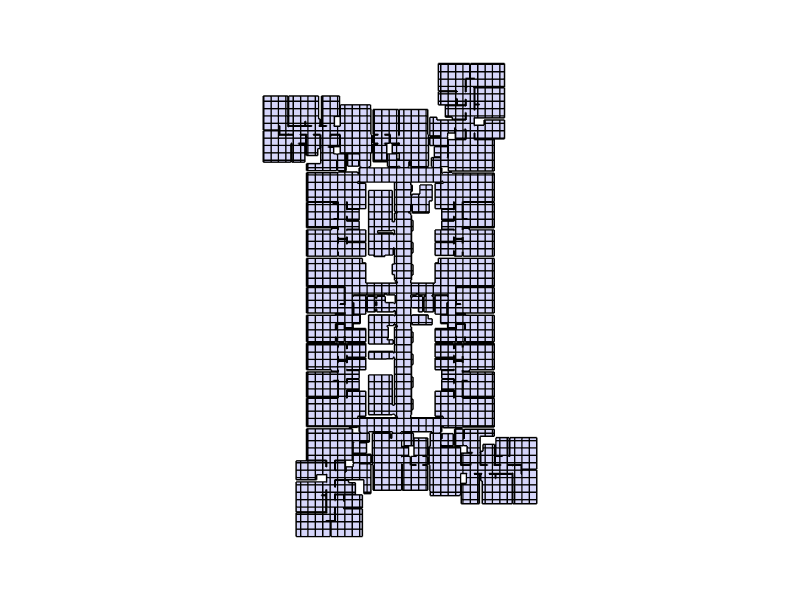

The cell this chart's notebook holds for it:
### Markdown cell above
## 12. Show Shell

### Code cell
Topology.Show(shell,
              camera          = [0, 0, 6],
              faceColor       = [210, 210, 250],
              faceOpacity     = 0.9,
              edgeColor       = "black",
              edgeWidth       = 3,
              showVertices    = False,
              backgroundColor = "white",
              width           = 800,
              height          = 600,
              renderer        = renderer)

### Figure 1 — Plotly figure (JSON) as saved in the notebook; plotly's stock layout.template omitted (floating-point values rounded to 4 significant figures; data arrays with more than 128 entries replaced by an {"elided": "..."} marker saying what was removed)
{"data": [{"hoverinfo": "text", "hovertext": {"elided": "18453 str values"}, "legendgroup": "2", "legendrank": 2, "line": {"color": "#000000", "width": 3}, "mode": "lines", "name": "1: Untitled (Edges)", "showlegend": false, "type": "scatter3d", "x": {"elided": "18453 float values"}, "y": {"elided": "18453 float values"}, "z": {"elided": "18453 int values"}}, {"cmax": 1, "cmin": 0, "color": "#D2D2FA", "colorscale": [[0, "#440154"], [0.1111, "#482878"], [0.2222, "#3e4989"], [0.3333, "#31688e"], [0.4444, "#26828e"], [0.5556, "#1f9e89"], [0.6667, "#35b779"], [0.7778, "#6ece58"], [0.8889, "#b5de2b"], [1, "#fde725"]], "flatshading": true, "hoverinfo": "text", "hovertext": "", "i": {"elided": "5434 int values"}, "j": {"elided": "5434 int values"}, "k": {"elided": "5434 int values"}, "legendgroup": "3", "legendrank": 3, "lighting": {"facenormalsepsilon": 0}, "name": "1: Untitled (Faces)", "opacity": 0.9, "showlegend": false, "showscale": false, "text": "", "type": "mesh3d", "x": {"elided": "6741 float values"}, "y": {"elided": "6741 float values"}, "z": {"elided": "6741 int values"}}], "layout": {"autosize": true, "height": 600, "margin": {"b": 40, "l": 40, "r": 40, "t": 40}, "paper_bgcolor": "#FFFFFF", "plot_bgcolor": "#FFFFFF", "scene": {"aspectmode": "data", "camera": {"center": {"x": 0, "y": 0, "z": 0}, "eye": {"x": 0, "y": 0, "z": 6}, "projection": {"type": "perspective"}, "up": {"x": 0, "y": 0, "z": 1}}, "xaxis": {"visible": false}, "yaxis": {"visible": false}, "zaxis": {"visible": false}}, "showlegend": true, "width": 800, "xaxis": {"showgrid": false, "visible": false, "zeroline": false}, "yaxis": {"showgrid": false, "visible": false, "zeroline": false}}}
